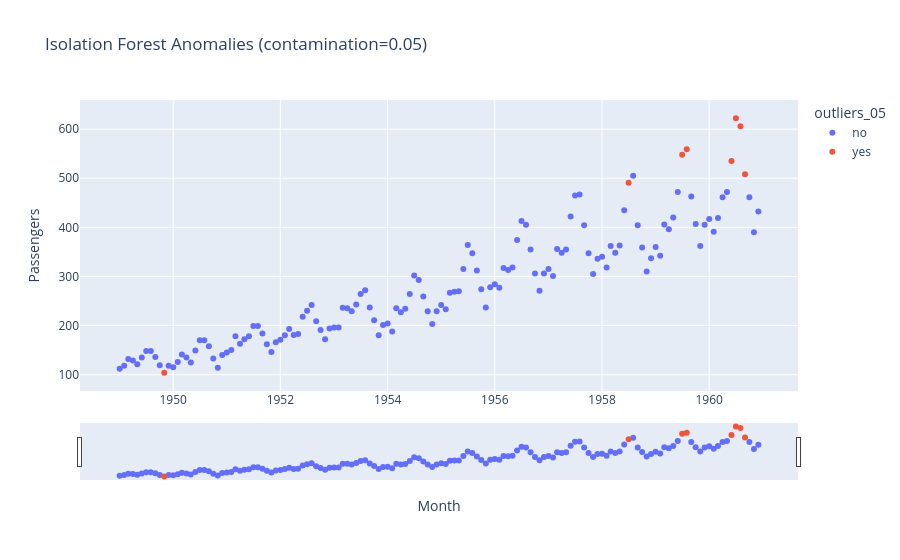

Source (notebook cell):
### Markdown cell above
**Задание 3: Чувствительность алгоритма поиска аномалий**
В конце практики мы использовали алгоритм `IsolationForest` для поиска аномалий с крайне низким параметром `contamination=0.004`.
Измените этот параметр на `0.05` (поиск 5% самых аномальных периодов), обучите модель заново и отрисуйте график с новыми подсвеченными точками. Как поменялась картина, какие теперь месяцы считаются "нетипичными"?

### Code cell
another_model = IsolationForest(contamination=0.05, random_state=42)

another_model.fit(pas[['Passengers']])

pas['outliers_05'] = pd.Series(another_model.predict(pas[['Passengers']])).apply(lambda x: 'yes' if (x == -1) else 'no')

fig = px.scatter(pas.reset_index(), x='Month', y='Passengers', color='outliers_05',
                 title='Isolation Forest Anomalies (contamination=0.05)')

fig.update_xaxes(rangeslider_visible=True)
fig.show()

### Figure 1 — Plotly figure (JSON) as saved in the notebook; plotly's stock layout.template omitted (floating-point values rounded to 4 significant figures; data arrays with more than 128 entries replaced by an {"elided": "..."} marker saying what was removed)
{"data": [{"hovertemplate": "outliers_05=no<br>Month=%{x}<br>Passengers=%{y}<extra></extra>", "legendgroup": "no", "marker": {"color": "#636efa", "symbol": "circle"}, "mode": "markers", "name": "no", "orientation": "v", "showlegend": true, "type": "scatter", "x": {"elided": "136 str values"}, "xaxis": "x", "y": {"elided": "136 int values"}, "yaxis": "y"}, {"hovertemplate": "outliers_05=yes<br>Month=%{x}<br>Passengers=%{y}<extra></extra>", "legendgroup": "yes", "marker": {"color": "#EF553B", "symbol": "circle"}, "mode": "markers", "name": "yes", "orientation": "v", "showlegend": true, "type": "scatter", "x": ["1949-11-01T00:00:00.000000", "1958-07-01T00:00:00.000000", "1959-07-01T00:00:00.000000", "1959-08-01T00:00:00.000000", "1960-06-01T00:00:00.000000", "1960-07-01T00:00:00.000000", "1960-08-01T00:00:00.000000", "1960-09-01T00:00:00.000000"], "xaxis": "x", "y": [104, 491, 548, 559, 535, 622, 606, 508], "yaxis": "y"}], "layout": {"legend": {"title": {"text": "outliers_05"}, "tracegroupgap": 0}, "title": {"text": "Isolation Forest Anomalies (contamination=0.05)"}, "xaxis": {"anchor": "y", "domain": [0, 1], "rangeslider": {"visible": true}, "title": {"text": "Month"}}, "yaxis": {"anchor": "x", "domain": [0, 1], "title": {"text": "Passengers"}}}}
